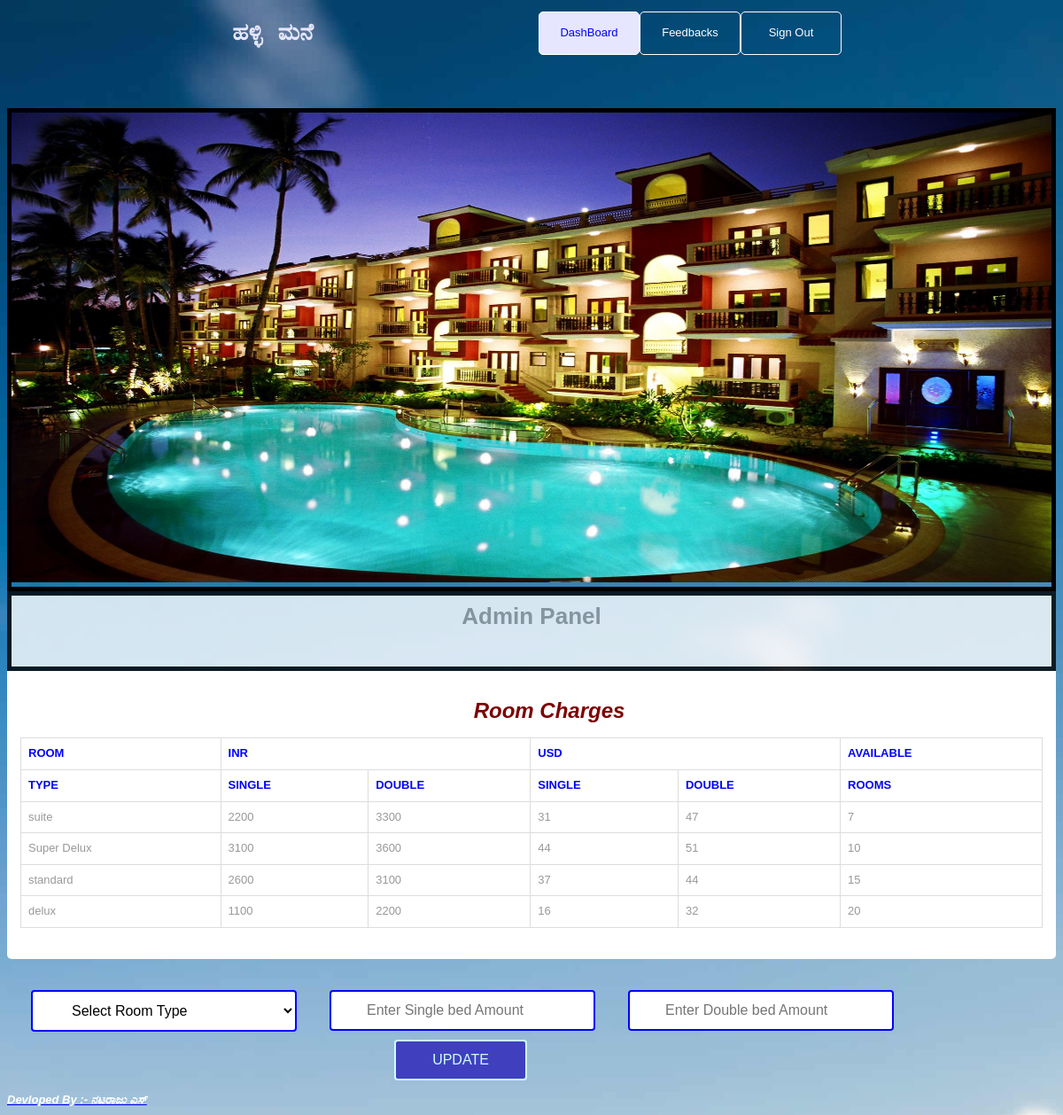
The page /admindash.php (signed in) on the database its author committed.
### tables this page shows
CREATE TABLE `charges` (
  `type` varchar(11) NOT NULL,
  `inrsbr` int(11) NOT NULL,
  `inrdbr` int(11) NOT NULL,
  `usdsbr` int(11) NOT NULL,
  `usddbr` int(11) NOT NULL,
  `totrooms` int(11) NOT NULL
);

### admindash.php (the view, shortened to what this page needs)
<!DOCTYPE html>
<head>
    <link rel="stylesheet" type="text/css" href="signup.css">
    <link rel="stylesheet" type="text/css" href="tabels.css">
</head>
<body>
	<div>
		<div id="head"><h1>ಹಳ್ಳಿ ಮನೆ</h1></div>
	<div class="header">
			<ul>
			<li><a href="admindash.php" class="active">DashBoard</a></li>
			<li><a href="adminfeedback.php">Feedbacks</a></li>
			<li><a href="adminlogout.php">Sign Out</a></li>
			</ul>
	</div>
	</div>
	<div class="container">
	<div class="img">
		<img src="images/1.jpg" alt="IMAGE" width=100% height=530>
	</div>
	</div>
	<div class="transbox">
		<div id="aaa">
			<h1>Admin Panel</h1>
		</div>
	</div>
	<div>
		<div id="content">
			<div class="portlet">
				<div class="portlet-body">
					<div class="table-responsive">
					  <center>
						<table class="table table-striped table-bordered table-hover" id="mytable">
							<thead>
							  <ul><font color="#7c0000" size="5"><b><i>Room Charges</i></b></font></ul>
								<tr>
									<th>ROOM</th>
									<th colspan="2">INR</th>
									<th colspan="2">USD</th>
									<th>AVAILABLE</th>
								</tr>
								<tr>
								<th>TYPE</th>
								<th>SINGLE</th>
								<th>DOUBLE</th>
								<th>SINGLE</th>
								<th>DOUBLE</th>
								<th>ROOMS</th>
								</tr>
								<tr>
								<?php
									include 'connection.php';
									$charges = "SELECT * FROM `charges` ORDER BY totrooms";
									$charges_run= mysqli_query($con,$charges);
									if (!$charges_run) {
										echo "<font color=purple size=4>Incorrect mysql select Query.</font>";
										die($charges);
									}else{
										while ($result=mysqli_fetch_array($charges_run)) {
											echo "<tr>";
											echo "<td>".$result[0]."</td>";
											echo "<td>".$result[1]."</td>";
											echo "<td>".$result[2]."</td>";
											echo "<td>".$result[3]."</td>";
											echo "<td>".$result[4]."</td>";
											echo "<td>".$result[5]."</td>";
											echo "</tr>";
										}
									}
								?>
								</tr>
							</thead>
						</table>
					  </center>
					</div>
				</div>
			</div>
		</div>
	</div>
	<div>
		<div class="header">
		<form action="admindash.php" method="POST">
		<ul>
			<li><select name="room_type" required>
				<option value="">Select Room Type</option>
			</select></li>
			<li><input type="number" name="singlebdr" min="1100" placeholder="Enter Single bed Amount" required></input></li>
			<li><input type="number" name="doublebdr" min="1100" placeholder="Enter Double bed Amount" required></input></li>
			<li><button type="sumit">UPDATE</button></li>
		</ul>
		</form>
	    </div>
	</div>
<marquee behavior=alternate bgcolor="#2d2d86"><b><i><a href=contactus.html><font color="white">Devloped By :- ನಟರಾಜು ಎಸ್ </a></i></b></font></marquee>
</body>
</html>

### signup.css (style rules this page uses)
body { background-image: url(images/back.jpg); }
h1 { margin-top: 5px; text-align: center; text-decoration: none; }
div.img { margin-top: 55px; border: 5px solid black; }
div.transbox { height: 80px; margin:0px; background-color: white; border: 5px solid black; opacity: 0.8; filter: alpha(opacity=90); }
div.header ul { list-style-type: none; margin: 10; padding: 0; overflow: hidden; background-color: transparent; }
div.header li { float: left; margin-left: 0; }
div.header li a { margin-bottom: 5px; border: 1px solid white; border-radius: 5px; display: inline-block; color: white; width: 80px; text-align: center; padding: 14px 16px; text-decoration: none; }
div.header li a.active { border-radius: 5px; background-color: #e6e6ff; color: blue; }
div#head { color: #e6e6ff; text-transform: uppercase; word-spacing: 10px; float: left; width: 600px; margin: 0; padding: -15px 1px; }
input[type=email],input[type=date],input[type=number] { margin-top: 10px; width: 300px; margin-right: 10px; margin-left: 27px; box-sizing: border-box; border: 2px solid blue; border-radius: 4px; font-size: 16px; background-color: white; background-position: 10px 10px; background-repeat: no-repeat; padding: 12px 20px 12px 40px; }
select { margin-top: 10px; width: 300px; margin-right: 10px; margin-left: 27px; box-sizing: border-box; border: 2px solid blue; border-radius: 4px; font-size: 16px; background-color: white; background-position: 10px 10px; background-repeat: no-repeat; padding: 12px 20px 12px 40px; }
button { margin-top: 10px; width: 150px; margin-right: 10px; margin-left: 100px; text-align: center; box-sizing: border-box; border: 2px solid #cff; border-radius: 4px; font-size: 16px; background-color: #4040bf; color: #cff; padding: 12px 20px 12px 20px; }

### tabels.css (style rules this page uses)
body { margin: 0 font-family: 'Open Sans', sans-serif; font-size: 13px; line-height: 1.42857143; color: #999999; background-color: #141d25; height: 100%; }
.table td, .table th { background-color: #fff !important }
.table { border-collapse: collapse !important }
.table-bordered th, .table-bordered td { border: 1px solid #ddd !important }
table { max-width: 100%; background-color: transparent }
th { text-align: left; }
form { text-align: center; }
.table { width: 100%; margin-bottom: 20px }
.table > thead > tr > th, .table > tbody > tr > th, .table > tfoot > tr > th, .table > thead > tr > td, .table > tbody > tr > td, .table > tfoot > tr > td { padding: 8px; line-height: 1.42857143; vertical-align: top; border-top: 1px solid #ddd }
.table > thead > tr > th { vertical-align: bottom; border-bottom: 2px solid #ddd; color: blue; }
.table > caption + thead > tr:first-child > th, .table > colgroup + thead > tr:first-child > th, .table > thead:first-child > tr:first-child > th, .table > caption + thead > tr:first-child > td, .table > colgroup + thead > tr:first-child > td, .table > thead:first-child > tr:first-child > td { border-top: 0 }
.table-bordered { border: 1px solid #ddd }
.table-bordered > thead > tr > th, .table-bordered > tbody > tr > th, .table-bordered > tfoot > tr > th, .table-bordered > thead > tr > td, .table-bordered > tbody > tr > td, .table-bordered > tfoot > tr > td { border: 1px solid #ddd }
.table-bordered > thead > tr > th, .table-bordered > thead > tr > td { border-bottom-width: 2px }
.portlet { clear: both; margin-top: 0px; margin-bottom: 25px; padding: 0px; }
.portlet .portlet-body { background: #FFFFFF; padding: 15px; border-bottom-left-radius: 5px; border-bottom-right-radius: 5px; }
.portlet { border-radius: 5px; }
.table thead tr th { border-bottom: 0; }

### rows shown on the page
charges: type "suite", inrsbr "2200", inrdbr "3300", usdsbr "31", usddbr "47", totrooms "7"
charges: type "Super Delux", inrsbr "3100", inrdbr "3600", usdsbr "44", usddbr "51", totrooms "10"
charges: type "standard", inrsbr "2600", inrdbr "3100", usdsbr "37", usddbr "44", totrooms "15"
charges: type "delux", inrsbr "1100", inrdbr "2200", usdsbr "16", usddbr "32", totrooms "20"
